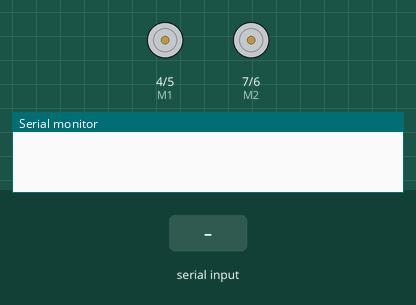
This sketch was run on a simulated Arduino Uno, built with avr-gcc and run on an emulated ATmega328P. On the bench: direction and speed pins drawn as motors (green arrow = direction pin HIGH = forward, orange = LOW = backward, longer = more drive), the last lines printed to the serial monitor. The inputs (shaded band) are chosen by the test bench.

Above: at 1.2 s.
1.3 s: "a" received over Serial
At 1.7 s:
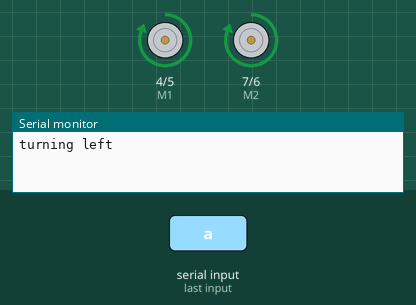
3.8 s: "d" received over Serial
At 4.6 s:
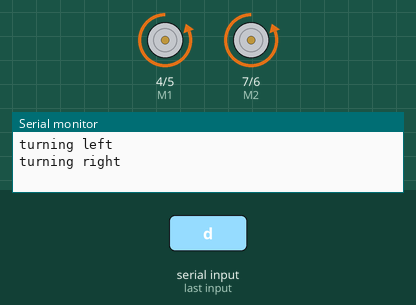
6.3 s: "w" received over Serial
At 6.7 s:
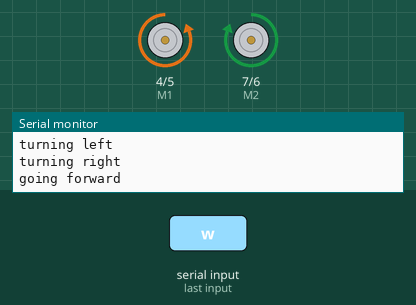
8.8 s: "s" received over Serial
At 9.6 s:
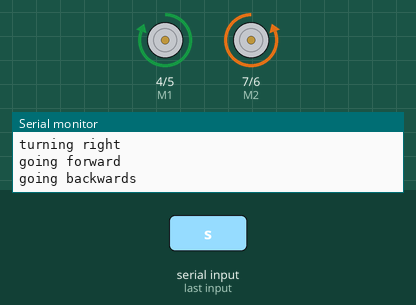
Timing chart, 0 to 11.8 s (numbered marks = the images above; inputs shaded):
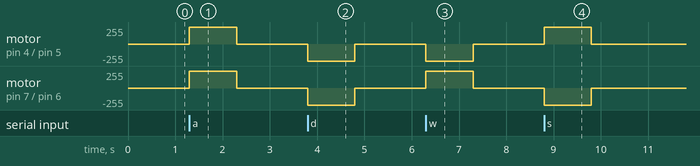

The sketch:

BlunoBasicDemo.ino
```cpp
void setup() {
  int i;
  for (i = 4; i <= 7; i++)
    pinMode(i, OUTPUT);
    Serial.begin(115200);               //initial the Serial
}

void loop()
{
    if(Serial.available())
    {
      char val = Serial.read();
      if (val != -1)
      {
      switch (val)
        {
        case 'a'://Turn Left
          Serial.println("turning left");
          turnLeft (255, 255);
          delay (1000);
          stop();
          break;
        case 'd'://Turn Right
          Serial.println("turning right");
          turnRight (255, 255);
          delay (1000);
          stop();
          break;
        case 'w'://Move Forwards
          Serial.println("going forward");
          advance (255, 255);
          delay (1000);
          stop();
          break;
        case 's'://Move Backwards
          Serial.println("going backwards");
          reverse (255, 255);
          delay (1000);
          stop();
          break;
        case 'x':
          Serial.println("stopping");
          stop();
          break;
        }
    }
    else stop();
  }
        //Serial.write(Serial.read());    //send what has been received

}

//Motor Definitions
int E1 = 5;     //M1 Speed Control
int E2 = 6;     //M2 Speed Control
int M1 = 4;     //M1 Direction Control
int M2 = 7;     //M2 Direction Control

//DIRECTIONS

//STOP
void stop(void)
{
  digitalWrite(E1, 0);
  digitalWrite(M1, LOW);
  digitalWrite(E2, 0);
  digitalWrite(M2, LOW);
}

//TURN LEFT
void turnLeft (char a, char b)
{
  analogWrite (E1, a);
  digitalWrite(M1, HIGH);
  analogWrite (E2, b);
  digitalWrite(M2, HIGH);
}

//TURN RIGHT
void turnRight (char a, char b)
{
  analogWrite (E1, a);
  digitalWrite(M1, LOW);
  analogWrite (E2, b);
  digitalWrite(M2, LOW);
}

//GOES FORWARD
void advance (char a, char b)
{
  analogWrite (E1, a);
  digitalWrite(M1, LOW);
  analogWrite (E2, b);
  digitalWrite(M2, HIGH);
}

//GOES BACK
void reverse (char a, char b)
{
  analogWrite (E1, a);
  digitalWrite(M1, HIGH);
  analogWrite (E2, b);
  digitalWrite(M2, LOW);
}
```

Measured:
- after the input at 1.3 s, motor on pin 4 (M1) / pin 5 (E1), motor on pin 7 (M2) / pin 6 (E2): stopped → forward 255/255 at once, → stopped 1.0 s later
- after the input at 3.8 s, motor on pin 4 (M1) / pin 5 (E1), motor on pin 7 (M2) / pin 6 (E2): stopped → backward 255/255 at once, → stopped 1.0 s later
- after the input at 6.3 s, motor on pin 4 (M1) / pin 5 (E1): stopped → backward 255/255 at once, → stopped 1.0 s later; motor on pin 7 (M2) / pin 6 (E2): stopped → forward 255/255 at once, → stopped 1.0 s later
- after the input at 8.8 s, motor on pin 4 (M1) / pin 5 (E1): stopped → forward 255/255 at once, → stopped 1.0 s later; motor on pin 7 (M2) / pin 6 (E2): stopped → backward 255/255 at once, → stopped 1.0 s later
